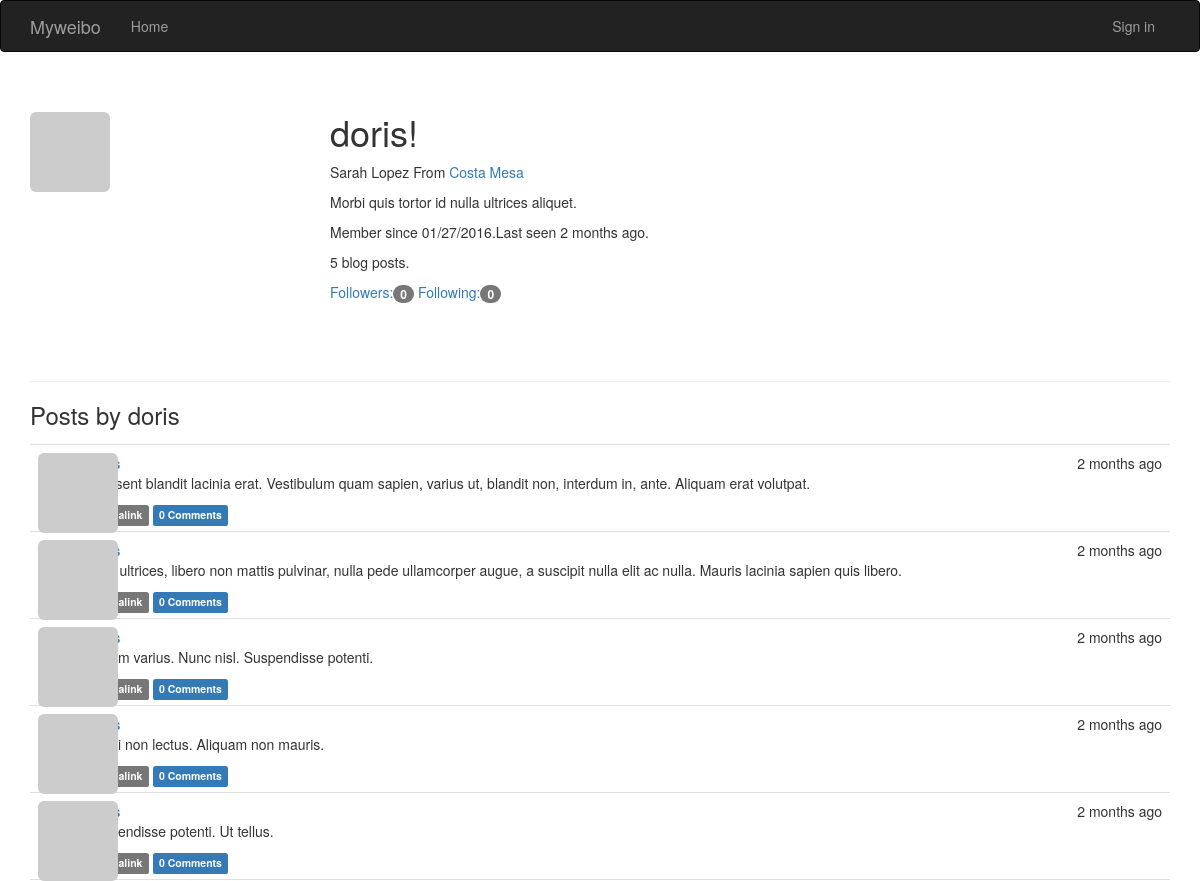
The app's page /user/doris with its own data.
### app/models.py (models this page shows, shortened)
class User(UserMixin, db.Model):
    __tablename__ = 'users'
    id = db.Column(db.Integer, primary_key=True)
    email = db.Column(db.String(64), unique=True, index=True)
    username = db.Column(db.String(64), unique=True, index=True)
    role_id = db.Column(db.Integer, db.ForeignKey('roles.id'))
    password_hash = db.Column(db.String(128))
    confirmed = db.Column(db.Boolean, default=False)
    name = db.Column(db.String(64))
    location = db.Column(db.String(64))
    about_me = db.Column(db.Text())
    member_since = db.Column(db.DateTime(), default=datetime.utcnow)
    last_seen = db.Column(db.DateTime(), default=datetime.utcnow)
    avatar_hash = db.Column(db.String(32))
    posts = db.relationship('Post', backref='author', lazy='dynamic')
    followed = db.relationship('Follow',
                               foreign_keys=[Follow.follower_id],
                               backref=db.backref('follower', lazy='joined'),
                               lazy='dynamic',
                               cascade='all, delete-orphan')
    followers = db.relationship('Follow',
                                foreign_keys=[Follow.followed_id],
                                backref=db.backref('followed', lazy='joined'),
                                lazy='dynamic',
                                cascade='all, delete-orphan')
    comments = db.relationship('Comment', backref='author', lazy='dynamic')
    @property
    def password(self):
        raise AttributeError('password is not a readable attribute')
    def gravatar(self, size=100, default='identicon', rating='g'):
        url = 'http://secure.gravatar.com/avatar'
        hash = self.avatar_hash or hashlib.md5(self.email.encode('utf-8')).hexdigest()
        return '{url}/{hash}?s={size}&d={default}&r={rating}'.format(url=url, hash=hash,
                                                                     size=size, default=default,
                                                                     rating=rating)

class Post(db.Model):
    __tablename__ = 'posts'
    id = db.Column(db.Integer, primary_key=True)
    body = db.Column(db.Text)
    body_html = db.Column(db.Text)
    timestamp = db.Column(db.DateTime, index=True, default=datetime.utcnow)
    author_id = db.Column(db.Integer, db.ForeignKey('users.id'))
    comments = db.relationship('Comment', backref='post', lazy='dynamic')

### app/main/views.py (the view)
@main.route('/user/<username>')
def user(username):
    user = User.query.filter_by(username=username).first()
    if user is None:
        abort(404)
    posts = user.posts.order_by(Post.timestamp.desc()).all()
    return render_template('user.html', user=user, posts=posts)

### app/auth/views.py (called while the page is built)
@auth.before_app_request
def before_request():
    if current_user.is_authenticated:
        current_user.ping()
        if not current_user.confirmed and request.endpoint[:5] != 'auth.' and request.endpoint != 'static':
            return redirect(url_for('auth.unconfirmed'))

@auth.before_app_request
def before_request():
    if current_user.is_authenticated and not current_user.confirmed \
            and request.endpoint[:5] != 'auth.' and request.endpoint != 'static':
        return redirect(url_for('auth.unconfirmed'))

### app/main/__init__.py (called while the page is built)
@main.app_context_processor
def inject_permissions():
    return dict(Permission=Permission)

### app/models.py (called while the page is built)
    def can(self, permissions):
        return False

    def is_administrator(self):
        return False

### app/templates/user.html (shortened to what this page needs)
{% extends"base.html" %}
{% block page_content%}
<div class="page-header">
    <img class="img-rounded profile-thumbnail" src="{{ user.gravatar(size=256) }}">
    <div class="profile-header">
        <h1>{{ user.username }}!</h1>
        {% if user.name or user.location %}
        <p>
            {% if user.name %}{{ user.name }}{% endif %}
            {% if user.location %}
                From <a href="http://maps.baidu.com/?q={{ user.location }}">{{ user.location }}</a><br>
            {% endif %}
        </p>
        {% endif %}
        {% if user.about_me %}<p>{{ user.about_me }}</p>{% endif %}
        <p>Member since {{ moment(user.member_since).format('L') }}.Last seen {{ moment(user.last_seen).fromNow() }}.</p>
        <p>{{ user.posts.count() }} blog posts.</p>
        <p>
                <a href="{{ url_for('.followers', username=user.username) }}">Followers:<span class="badge">{{ user.followers.count() - 1 }}</span></a>
                <a href="{{ url_for('.followed_by', username=user.username) }}">Following:<span class="badge">{{ user.followed.count() - 1 }}</span></a>
        </p>
    </div>
</div>
<h3>Posts by {{ user.username }}</h3>
{% include '_posts.html' %}
{% endblock %}

### app/templates/_posts.html (shortened to what this page needs)
<ul class="posts">
    {% for post in posts %}
    <li class="post">
        <div class="profile-thumbnail">
            <a href="{{ url_for('.user', username=post.author.username) }}">
                <img class="img-rounded profile-thumbnail" src="{{ post.author.gravatar(size=40) }}">
            </a>
        </div>
        <div class="post-content">
            <div class="post-date">{{ moment(post.timestamp).fromNow() }}</div>
            <div class="post-author"><a href="{{ url_for('.user',username=post.author.username) }}">{{ post.author.username }}</a></div>
            <div class="post-body">
                {% if post.body_html %}
                    {{ post.body_html | safe }}
                {% else %}
                    {{ post.body }}
                {% endif %}
            </div>
            <div class="post-footer">
                <a href="{{ url_for('.post', id=post.id) }}">
                    <span class="label label-default">Permalink</span>
                </a>
                <a href="{{ url_for('.post', id=post.id) }}#comments">
                    <span class="label label-primary">{{ post.comments.count() }} Comments</span>
                </a>
            </div>
        </div>
    </li>
    {% endfor %}
</ul>

### app/static/styles.css (style rules this page uses)
.profile-thumbnail { position: absolute; }
.profile-header { min-height: 260px; margin-left: 300px; }
ul.posts { list-style-type: none; padding: 0px; margin: 16px 0px 0px 0px; border-top: 1px solid #e0e0e0; }
ul.posts li.post { padding: 8px; border-bottom: 1px solid #e0e0e0; }
div.post-date { float: right; }
div.post-author { font-weight: bold; }
div.post-content { margin-left: 48px; min-height: 48px; }

### records on screen
User: username "doris", name "Sarah Lopez", location "Costa Mesa", about_me "Morbi quis tortor id nulla ultrices aliquet.", member_since "01/27/2016", last_seen "2 months ago"
Post: timestamp "2 months ago", body_html "Praesent blandit lacinia erat. Vestibulum quam sapien, varius ut, blandit non, interdum in, ante. Aliquam erat volutpat.", comments.count "0"
Post: timestamp "2 months ago", body_html "Nam ultrices, libero non mattis pulvinar, nulla pede ullamcorper augue, a suscipit nulla elit ac nulla. Mauris lacinia sapien quis libero.", comments.count "0"
Post: timestamp "2 months ago", body_html "Nullam varius. Nunc nisl. Suspendisse potenti.", comments.count "0"
Post: timestamp "2 months ago", body_html "Morbi non lectus. Aliquam non mauris.", comments.count "0"
Post: timestamp "2 months ago", body_html "Suspendisse potenti. Ut tellus.", comments.count "0"

### other values on screen
{{ user.posts.count() }} "5"
{{ user.followers.count() - 1 }} "0"
{{ user.followed.count() - 1 }} "0"
